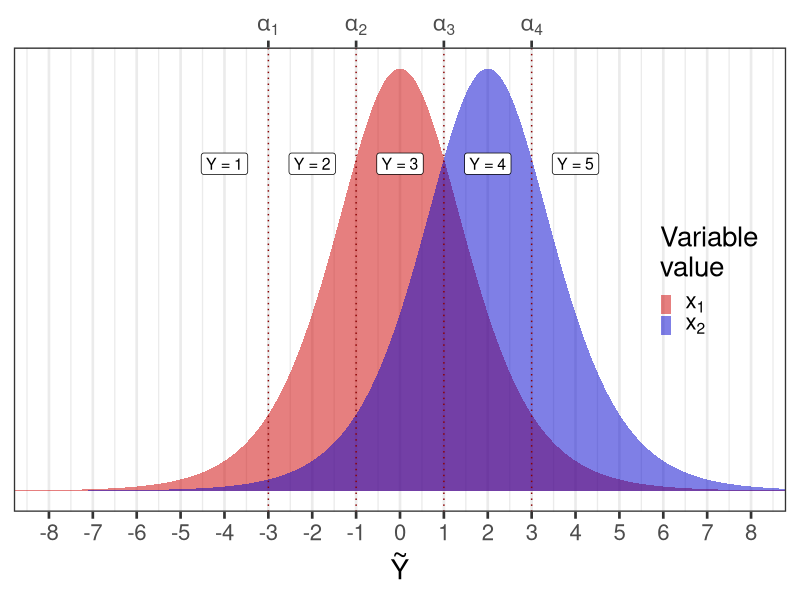

R code for this plot: (Note: this script raises an error after producing the figure.)
###### Code for the exmaple plots used in the thesis #########

# Libraries
library(ggplot2)
library(tidyr)
library(dplyr)
library(stringr)

## The latent distribution example plot
sections_data <- data.frame(
  x = c(-4, -2, 0, 2, 4),
  y = 0.20,
  label = paste0("Y = ", 1:5)
)

latent <- tibble(x1 = 0:1,
                 mu = c(0, 2)) %>%
  expand(nesting(x1, mu),
         x = seq(from = -10, to = 10, length.out = 1000)) %>%
  mutate(d = dlogis(x, location = mu, scale = 1),
         vari = factor(x1, labels = c(expression(x[1]), expression(x[2])))) %>%
  ggplot(aes(x = x, y = d, fill = vari)) +
  geom_area(alpha = 1/2, position = "identity") +
  geom_vline(xintercept = c(-3, -1, 1, 3), linetype = 3, color = "darkred") +
  scale_fill_manual("Variable\nvalue",
                    values = c("red3", "blue3"), labels = c(expression(x[1]), expression(x[2]))) +
  scale_x_continuous(expression(tilde(Y)), breaks = -8:8,
                     sec.axis = dup_axis(
                       name = NULL,
                       breaks = c(-3, -1, 1, 3),
                       labels = parse(text = str_c("alpha[", 1:4, "]"))
                     )) +
  scale_y_continuous(NULL, breaks = NULL) +
  coord_cartesian(xlim = c(-8, 8)) +
  geom_label(data = sections_data, aes(x = x, y = y, label = label), size = 4, vjust = 1,
             inherit.aes = FALSE) +
  theme_bw(base_size = 20) +
  theme(legend.position = c(0.9,0.5),
        legend.background = element_rect(fill = "transparent"),
        legend.key = element_rect(fill = "transparent"),
        legend.key.size = unit(0.3, "cm"))

### Saving the plot
ggsave(filename = "latent.png", plot = latent,
       width = 2100, height = 1500, units = "px")


# Example of cumulative probabilites

thresholds <- c(-2, -1, 0, 1)
beta <- 1.2

### Define a sequence of predictor values (X)
x_values <- seq(-3, 3, length.out = 100)

### Calculate cumulative probabilities for each threshold
cumulative_probs <- data.frame(
  X = x_values,
  P_Y_leq_1 = plogis(thresholds[1] + beta * x_values),
  P_Y_leq_2 = plogis(thresholds[2] + beta * x_values),
  P_Y_leq_3 = plogis(thresholds[3] + beta * x_values),
  P_Y_leq_4 = plogis(thresholds[4] + beta * x_values)
)

cumulative_probs <- tibble(
  X = x_values,
  "2" = plogis(thresholds[2] + beta * x_values),
  "1" = plogis(thresholds[1] + beta * x_values),
  "3" = plogis(thresholds[3] + beta * x_values),
  "4" = plogis(thresholds[4] + beta * x_values)
)
# Reshape data for plotting
plot_data <- reshape2::melt(cumulative_probs, id.vars = "X",
                            measure.vars = c("P_Y_leq_1", "P_Y_leq_2", "P_Y_leq_3", "P_Y_leq_4"),
                            variable.name = "Threshold",
                            value.name = "Probability")
plot_data <- reshape2::melt(cumulative_probs, id.vars = "X",
                            measure.vars = c("1", "2", "3", "4"),
                            variable.name = "Threshold",
                            value.name = "Probability")

# Plot the cumulative probabilities
cumu_prob <- ggplot(plot_data, aes(x = X, y = Probability, color = Threshold)) +
  geom_line(size = 1.2) +
  scale_color_manual(
    values = c("blue", "orange", "green", "purple"),
    labels = c("1", "2", "3", "4")
  ) +
  labs(
    x = "x",
    y = expression("Cumulative Probability " ~P(Y <= j)),
    color = "Category j"
  ) +
  theme_bw(base_size = 14) +
  theme(legend.key.size = unit(0.3, "cm")) +
  geom_hline(yintercept = 0, color = "grey") + geom_vline(xintercept = -3, color = "grey")

ggsave(filename = "cumu_prob.png", plot = cumu_prob,
       width = 2000, height = 1250, units = "px")
